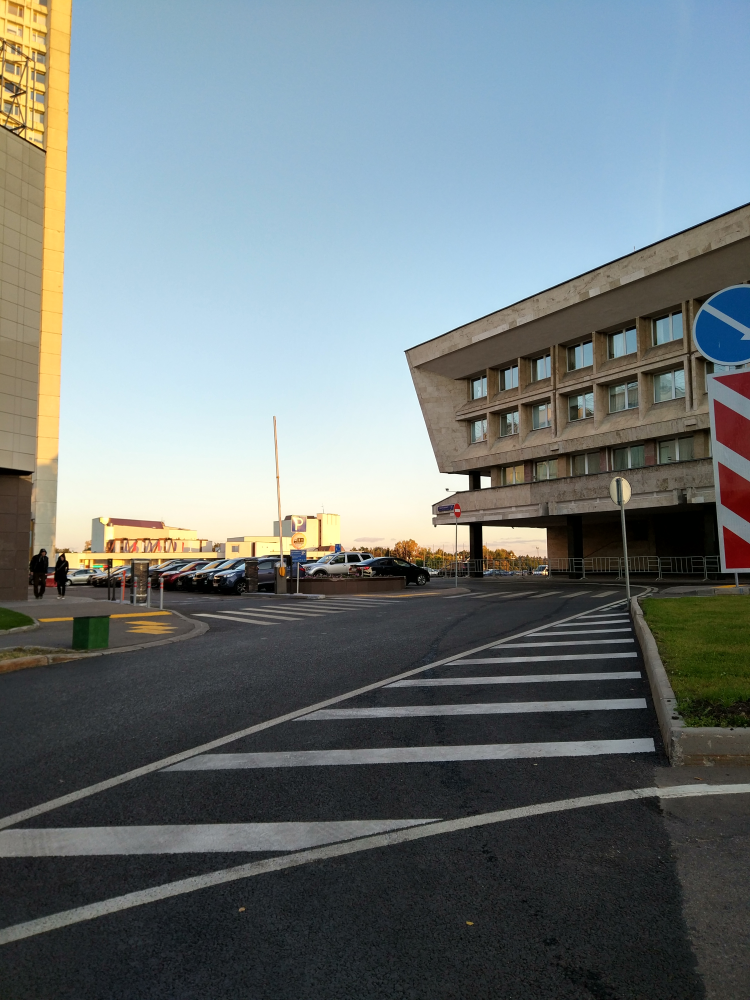
#> input picture lesson5/prefect.jpg, 3000 x 4000 px (shown at 1/4 size)
$ jupyter execute lesson9.ipynb   (shell and % lines are left out)   (older library calls are emulated)
#> lines starting #> are read from the running program, lines starting #| are printed output that depends on the picture
# Lesson 9
Подготовьте отчет.
1. Выполните зашумление изображения импульсным шумом. Проведите фильтрацию среднегеометрическим фильтром, среднегармоническим фильтром и медианам фильтром. Сделайте выводы.
2. Покажите работу фильтра средней точки.
3. Покажите как влияет повторение медианой фильтрации на изображение? Проведите эксперимент (применение медианной фильтрации не один раз). Покажите результаты и выводы.

[cell 1]
import cv2
import numpy as np
from matplotlib import pyplot as plt
from scipy import ndimage
import skimage
#from skimage.feature import peak_local_max
from skimage.util import noise
from skimage import filters, morphology, measure

## Работа фильтров берущих различные средние.

[cell 2]
def gemetric_mean(img, kernel_size=(3,3)):
    height, width = img.shape
    #res = np.zeros((height-kernel_size[0]+1, width-kernel_size[1]+1))
    res = np.zeros(img.shape)
    cy = kernel_size[0]//2
    cx = kernel_size[1]//2
    for y in range(height):
        for x in range(width):
            if y+kernel_size[0] < height and x+kernel_size[1] < width:
                cnt = 0
                mul = 1
                for dy in range(kernel_size[0]):
                    for dx in range(kernel_size[1]):
                        cnt += 1
                        mul *= img[y+dy][x+dx]
                res[y+cy][x+cx] = mul ** (1/cnt)
    return res

def mean_harmonic(img, kernel_size=(3,3)):
    height, width = img.shape
    #res = np.zeros((height-kernel_size[0]+1, width-kernel_size[1]+1))
    res = np.zeros(img.shape)
    cy = kernel_size[0]//2
    cx = kernel_size[1]//2
    for y in range(height):
        for x in range(width):
            if y+kernel_size[0] < height and x+kernel_size[1] < width:
                cnt = 0
                mul = 1
                for dy in range(kernel_size[0]):
                    for dx in range(kernel_size[1]):
                        cnt += 1
                        mul += 1/img[y+dy][x+dx]
                res[y+cy][x+cx] = cnt/mul
    return res

def midpoint(img, selem=None):
    return (morphology.erosion(img, selem)+morphology.dilation(img, selem))/2

[cell 3]
img = cv2.imread('../lesson5/prefect.jpg',0)
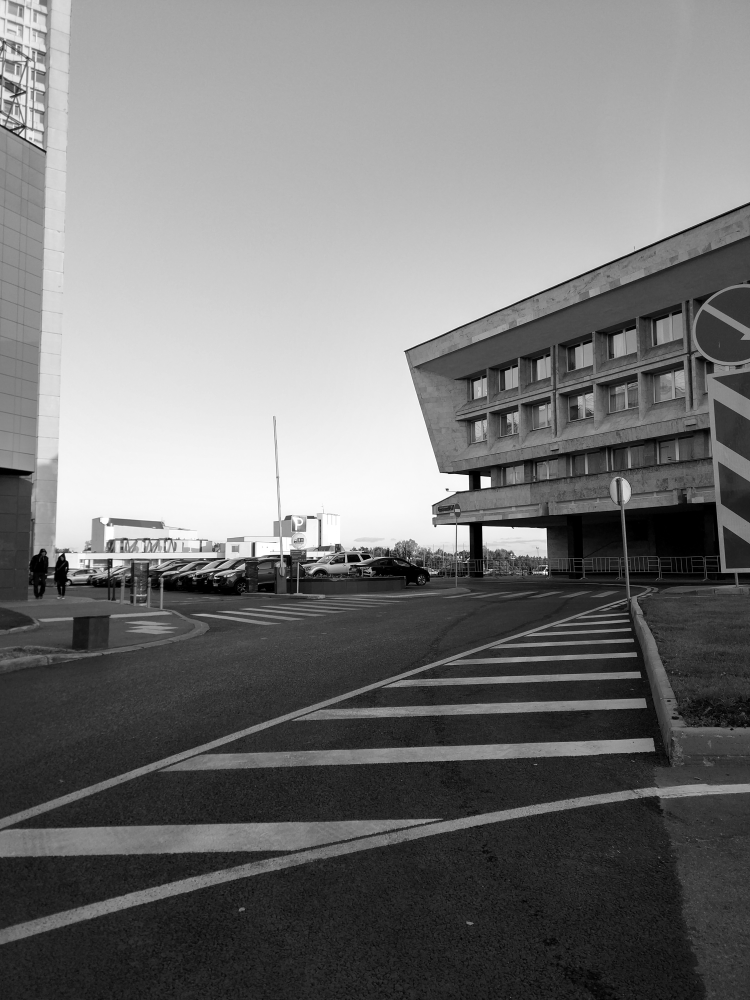
#> img: shape (4000, 3000) (shown at 1/4 size); min 0, max 255, mean 117.9
# Уменьшим изоброажение, чтобе не ждать вечность работы среднегеометрического фильтра и приведём в float.
img = cv2.resize(img, (800, 600))/255
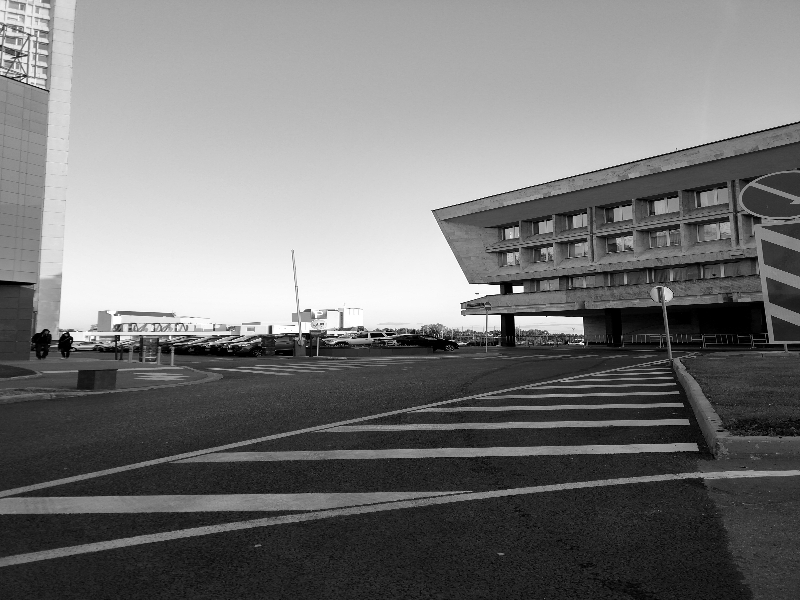
#> img: shape (600, 800) float64; min 0, max 1, mean 0.462

plt.figure(figsize=(16,20))
plt.subplot(3, 2, 1)
plt.title('original')
plt.imshow(img, 'gray'); plt.axis('off')

# послолим и поперчим
salted = noise.random_noise(img, 's&p')
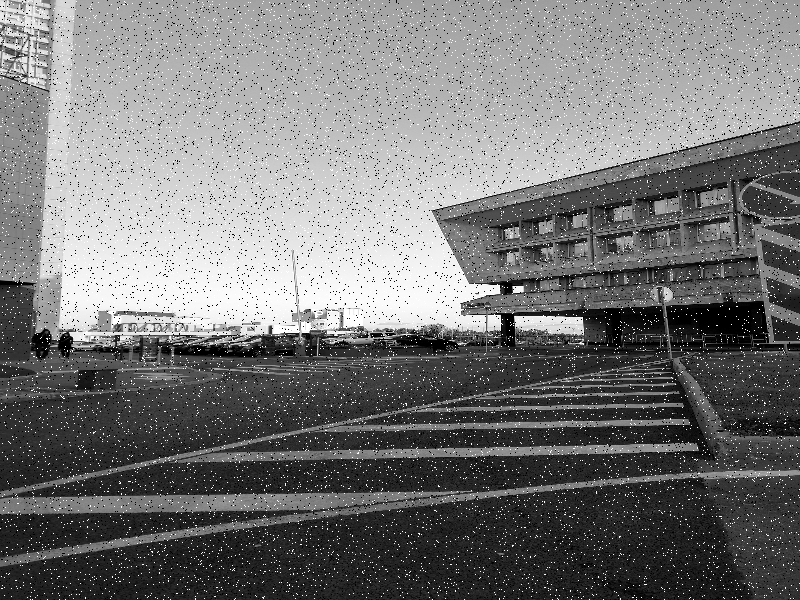
#> salted: shape (600, 800) float64; min 0, max 1, mean 0.464
psnr = measure.compare_psnr(img, salted)
#> psnr = 17.75
plt.subplot(3, 2, 2)
plt.title('salt&pepper noise, PSNR = {0:.3f}'.format(psnr))
plt.imshow(salted, 'gray'); plt.axis('off')

# Усредним
box = skimage.morphology.square(3)
mean = filters.rank.mean(salted, box)
psnr = measure.compare_psnr(img, mean/255)
#> psnr = 23.75
plt.subplot(3, 2, 3)
plt.title('mean, PSNR = {0:.3f}'.format(psnr))
plt.imshow(img, 'gray'); plt.axis('off')

# Возьмём геометическое среднее
g_mean = gemetric_mean(salted)
#> after the loop in gemetric_mean, `for y in range(height):`:
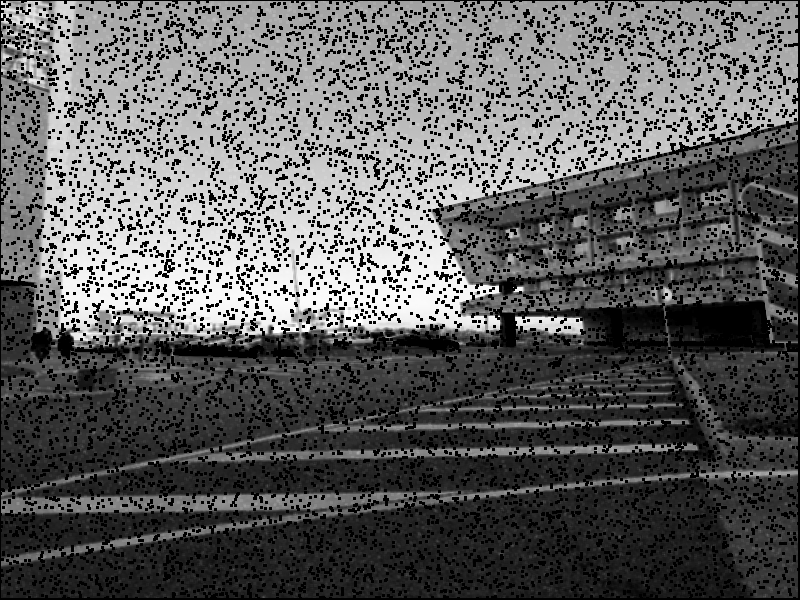
#> res: shape (600, 800) float64; min 0, max 1, mean 0.367
psnr = measure.compare_psnr(img, g_mean)
#> psnr = 11.91
plt.subplot(3, 2, 4)
plt.title('geometrical mean, PSNR = {0:.3f}'.format(psnr))
plt.imshow(g_mean, 'gray'); plt.axis('off')

# Возьмём среднее-гармоническое
h_mean = mean_harmonic(salted)
#> after the loop in mean_harmonic, `for y in range(height):`:
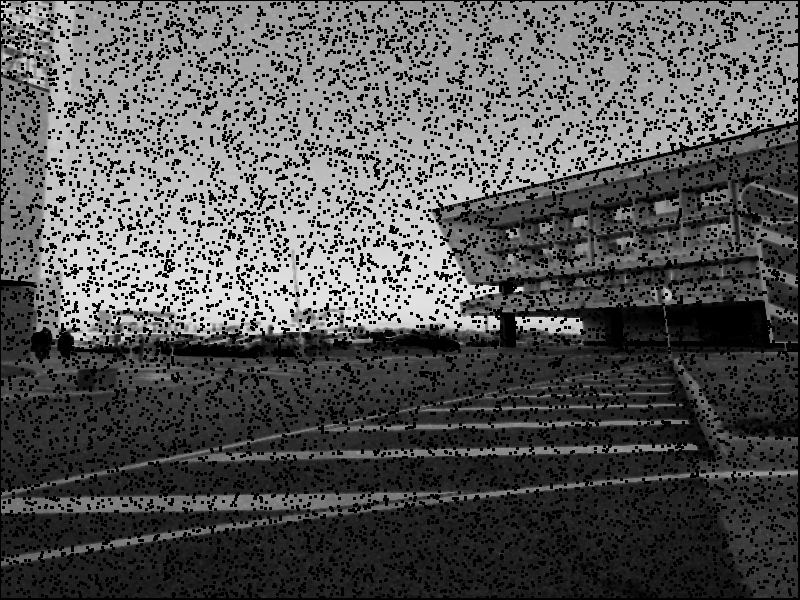
#> res: shape (600, 800) float64; min 0, max 0.9, mean 0.337
psnr = measure.compare_psnr(img, h_mean)
#> psnr = 11.77
plt.subplot(3, 2, 5)
plt.title('mean harmonic, PSNR = {0:.3f}'.format(psnr))
plt.imshow(h_mean, 'gray'); plt.axis('off')

# Медианный фильтр
median = filters.median(salted)
psnr = measure.compare_psnr(img, median/255)
#> psnr = 5.24
plt.subplot(3, 2, 6)
plt.title('median, PSNR = {0:.3f}'.format(psnr))
plt.imshow(median, 'gray'); plt.axis('off')

### Выводы:
1. Усредняющий фильтр собирает искажения от импульсного шума, после фильтрации шум всё ещё заметен.
2. Среднегеометрический фильтр работает очень долго. При этом убирает только соль. Перец только увеличивается из-за умножения на ноль.
3. Среднегармонический фильтр тоже только умножает перец. Соль исчесзла. Работает медленно.
4. Медианный фильтр отлично спарвляется с импульсным шумом. Вообще сработал лучше остальных рассмотренных методов.

## Фильтр средней точки

[cell 4]
plt.figure(figsize=(16,8))
plt.subplot(1, 2, 1)
plt.title('original salted')
plt.imshow(salted, 'gray'); plt.axis('off')

plt.subplot(1, 2, 2)
mid = midpoint(salted)
#> in midpoint, `return (morphology.erosion(img, selem)+morphology.dilation(img, selem)..`:
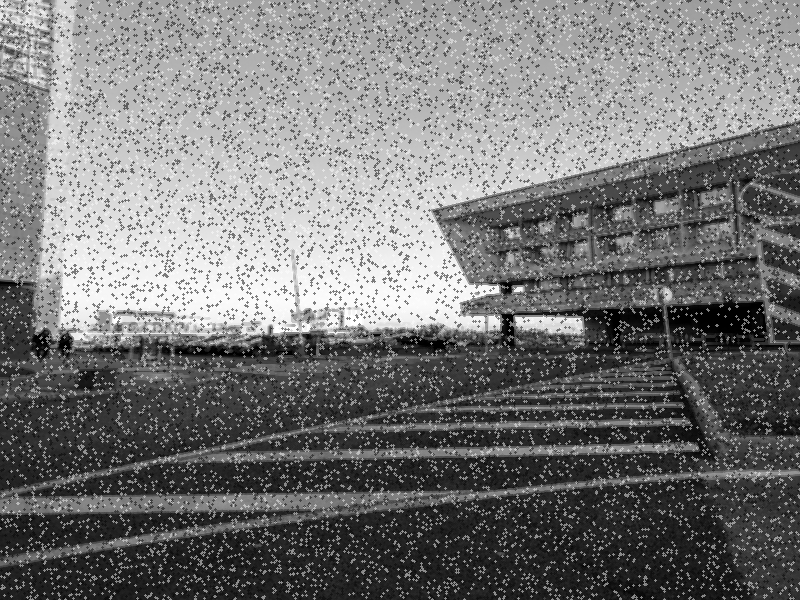
#> returned value: shape (600, 800) float64; min 0, max 1, mean 0.466
psnr = measure.compare_psnr(img, mid)
#> psnr = 16.93
plt.title('Фильтр средней точки, PSNR = {0:.3f}'.format(psnr))
plt.imshow(mid, 'gray'); plt.axis('off'); plt.show()

### Вывод:
Фильтр уязвим к влиянию импульсных шумов. От них он не избавляется.

## Многкратное повторени медианного фильтра

[cell 5]
plt.figure(figsize=(16,10))
num = 0
for n in [1, 2, 5, 10, 20, 50]:
    tmp = salted.copy()
    for i in range(n):
        tmp = filters.median(tmp)

    num += 1
    plt.subplot(2, 3, num)
    plt.title('n = {0}'.format(n))
    plt.imshow(tmp, 'gray'); plt.axis('off')
#> after the loop, num = 6
plt.show()
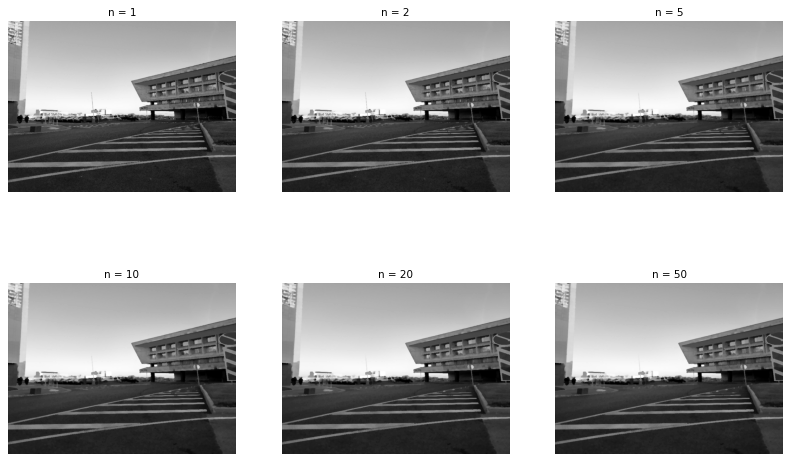
#> figure drawn by matplotlib, 6 panels
